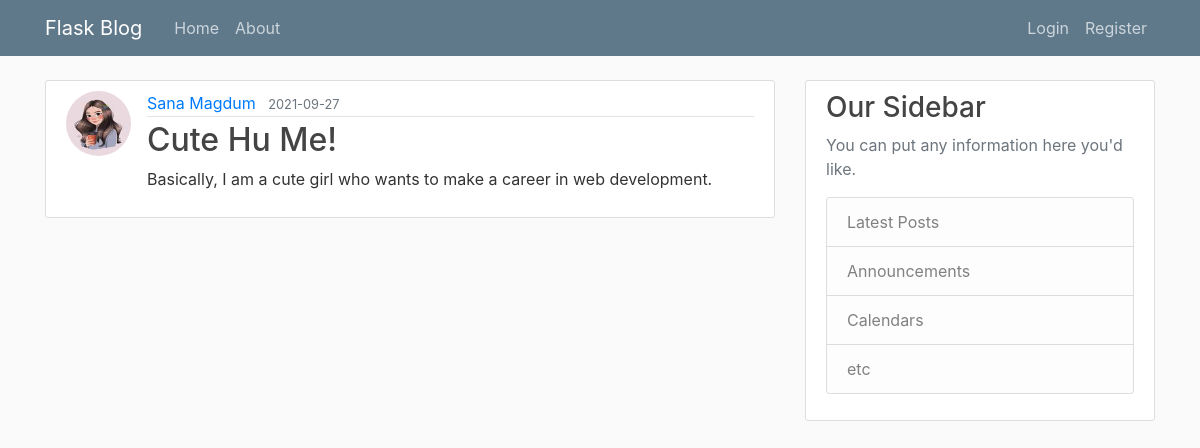
The page /post/2 on the database as committed earlier.
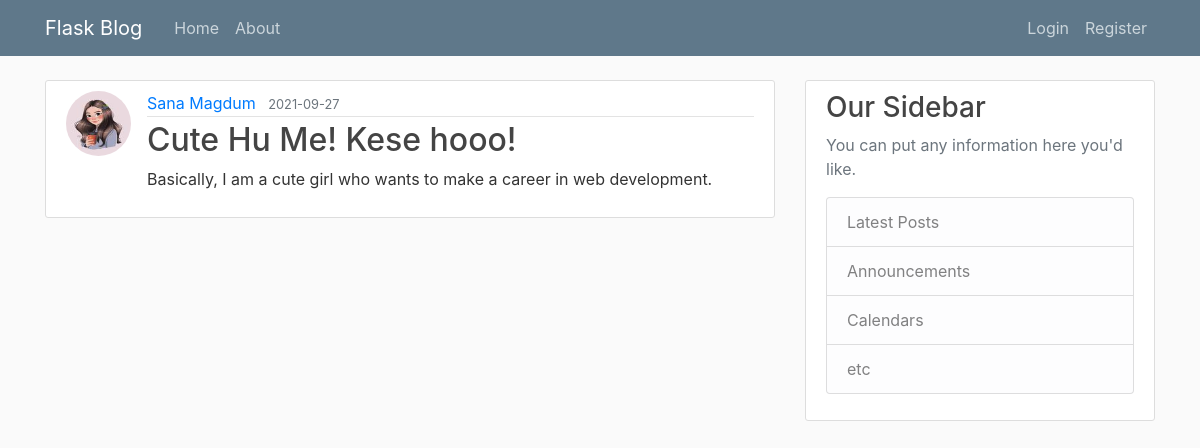
The same page on the database as committed later.
### FMagdum/models.py (models this page shows, shortened)
class Post(db.Model):
    id = db.Column(db.Integer, primary_key=True)
    title = db.Column(db.String(100),nullable=False)
    date_posted = db.Column(db.DateTime, nullable=False, default=datetime.utcnow)
    content = db.Column(db.Text, nullable=False)
    user_id = db.Column(db.Integer, db.ForeignKey('user.id'), nullable=False)

### FMagdum/routes.py (the view)
@app.route("/post/<int:post_id>")
def post(post_id):
    post = Post.query.get_or_404(post_id)
    return render_template('post.html', title=post.title, post=post)

### FMagdum/templates/post.html (shortened to what this page needs)
{%extends "layout.html"%}
{%block content%}
    <article class="media content-section">
        <img class="rounded-circle article-img" src="{{url_for('static', filename='profile_pics/' + post.author.image_file)}}">
        <div class="media-body">
        <div class="article-metadata">
            <a class="mr-2" href="#">{{ post.author.username }}</a>
            <small class="text-muted">{{ post.date_posted.strftime('%Y-%m-%d') }}</small>
        </div>
        <h2 class="article-title">{{ post.title }}</h2>
        <p class="article-content">{{ post.content }}</p>
        </div>
    </article>
{%endblock content%}

Rows that differ between the two databases and show on the page:
changed Post "Basically, I am a cute girl who wants to make a career in web development.": title "Cute Hu Me!" → "Cute Hu Me! Kese hooo!"
